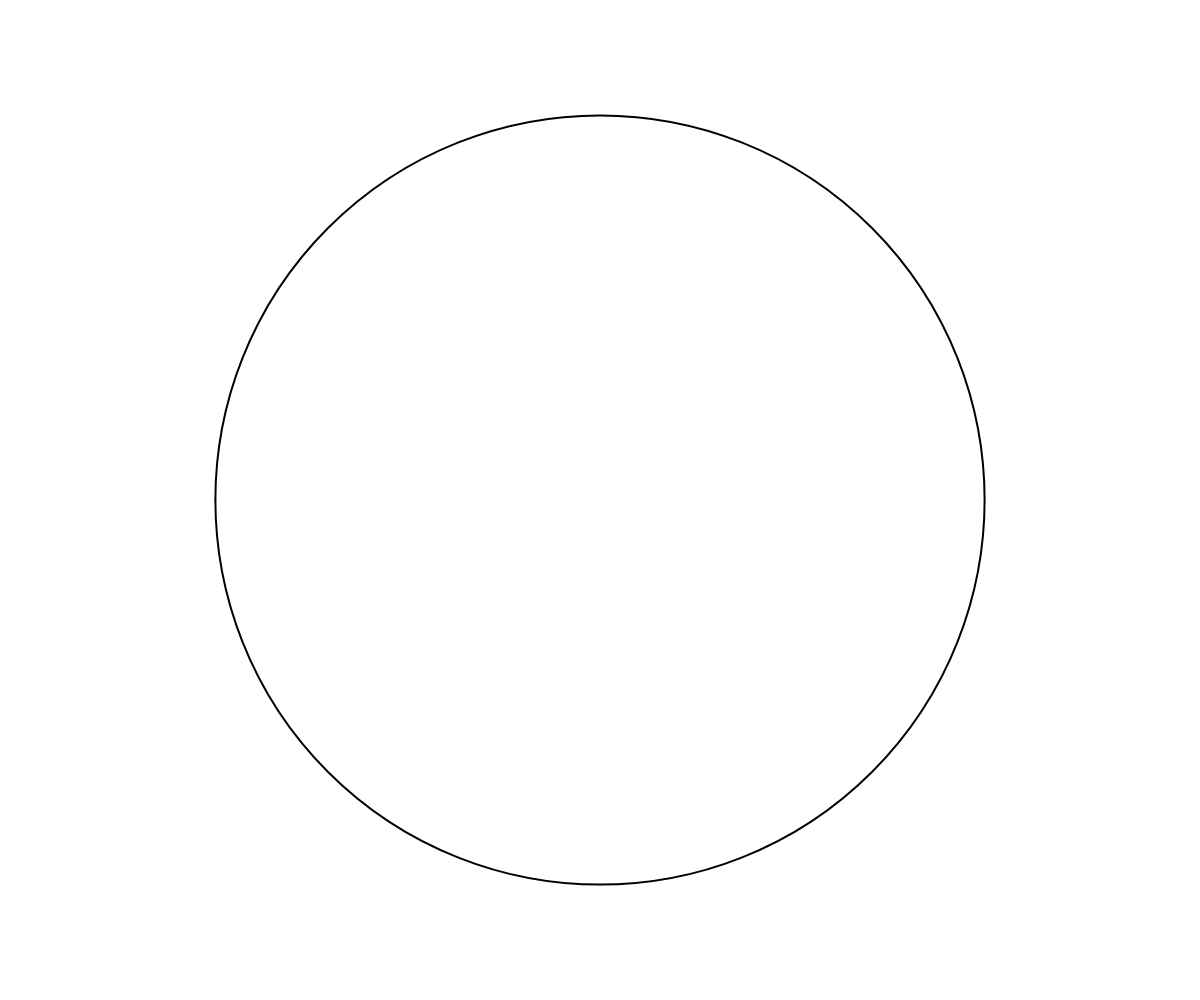
Frame 1 (no input)
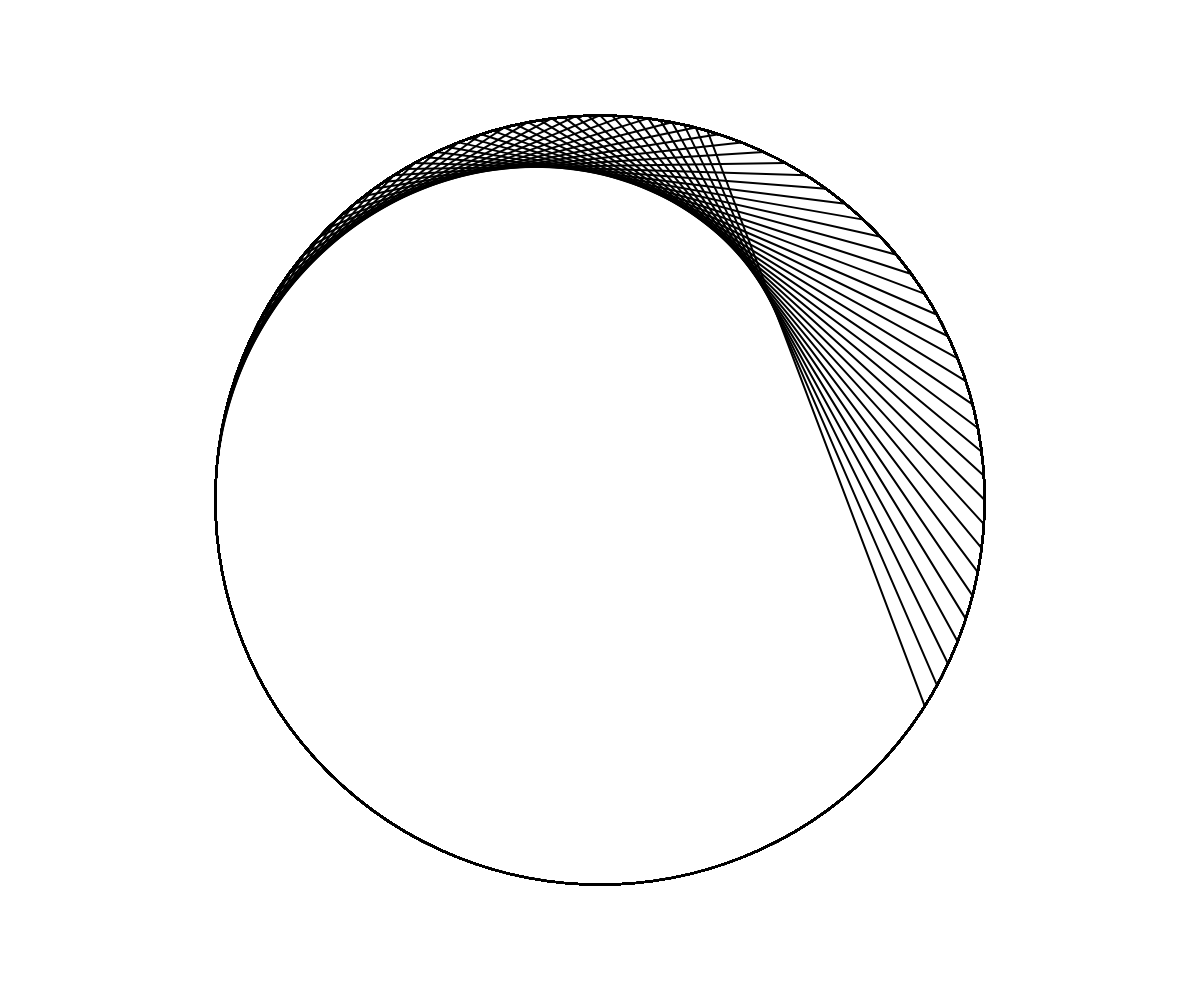
Frame 60 (no input)
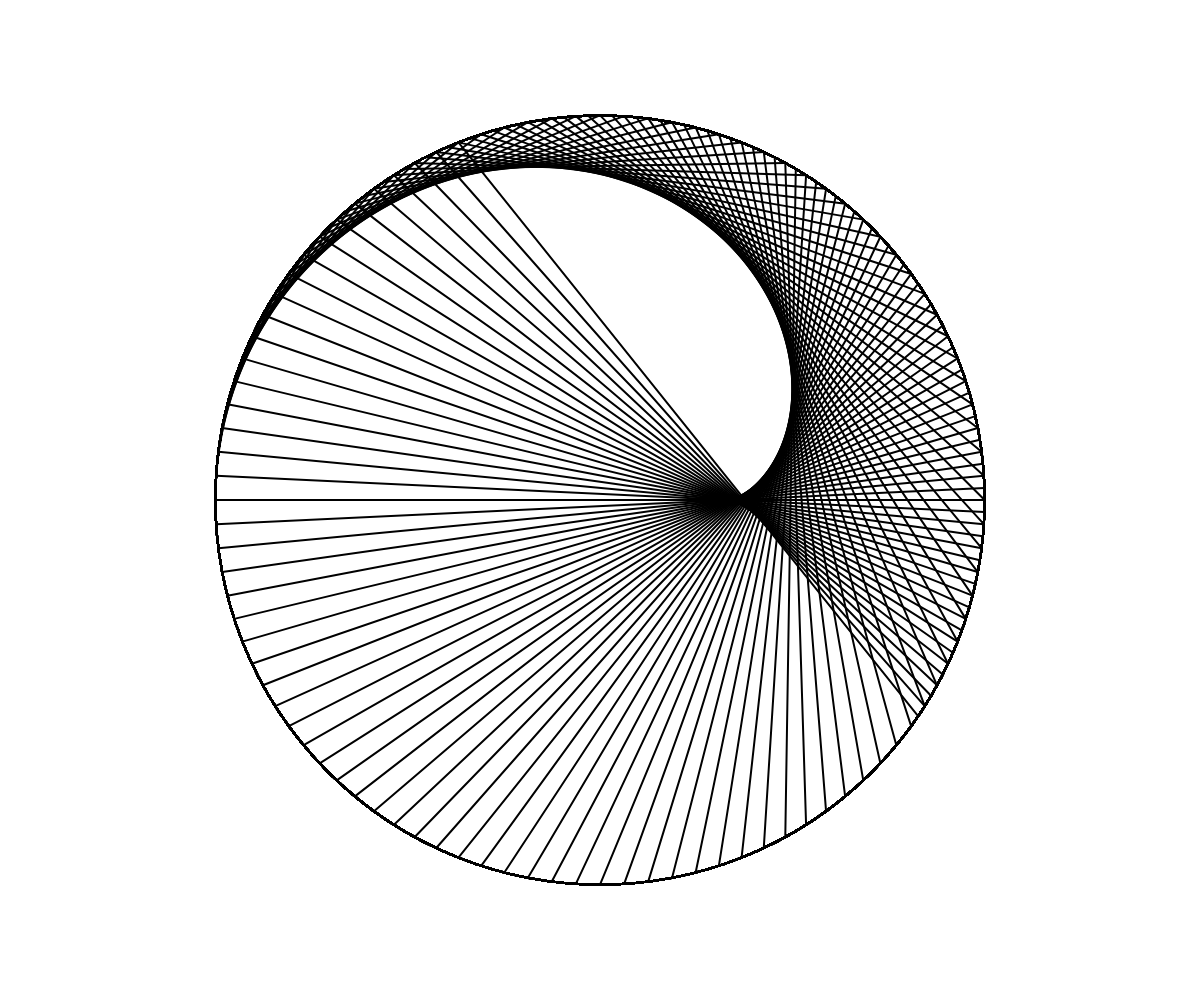
Frame 120 (the mouse pressed at the canvas centre since frame 60)

The p5.js sketch that drew these frames (run headless with seeded random() and noise() and a simulated clock; from frame 60 on, the mouse is pressed at the canvas centre):

// p5.js sketch
// ── sketch.js
let r;
let factor = 2;
let i = 0;

function setup()
{
  createCanvas(windowWidth, windowHeight);
  r = height / 2.6;
  background(255);
}

function getVector(index, total)
{
  const angle = map(index % total, 0, total, 0, TWO_PI);
  const v = p5.Vector.fromAngle(angle + PI);
  v.mult(r);
  return v;
}

function draw() {
  const total = 200;
  translate(width / 2, height / 2);
  strokeWeight(2);
  noFill();
  ellipse(0, 0, r * 2);
  strokeWeight(2);
  const a = getVector(i, total);
  const b = getVector(i * factor, total);
  line(a.x, a.y, b.x, b.y);
  i++;
  if(i === 200)
  {
    factor += 1;
    i=0;
    stroke(random(255), random(255), random(255));
    noLoop();
  }
}

function mousePressed()
{
  if (mouseButton === CENTER)
  {
    if (i == 0)
    {
      loop();
      background(250);
    }
  }
}
